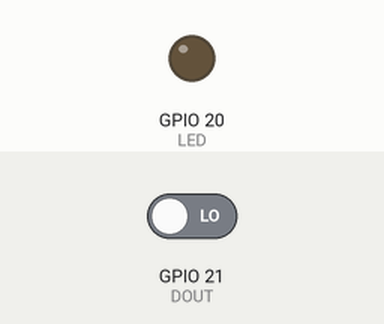
Bench run of a program on a simulated Raspberry Pi (BCM pin numbers). On the bench: output pins drawn as LEDs (lit = HIGH). The inputs (shaded band) are chosen by the test bench; at power-on: GPIO 21 (DOUT) LOW.

Above: at 1.2 s.
1.3 s: GPIO 21 (DOUT) driven HIGH
At 2.6 s:
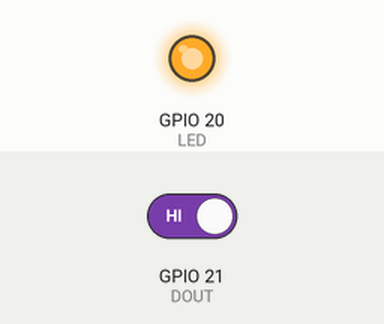
2.9 s: GPIO 21 (DOUT) driven LOW
At 4.0 s:
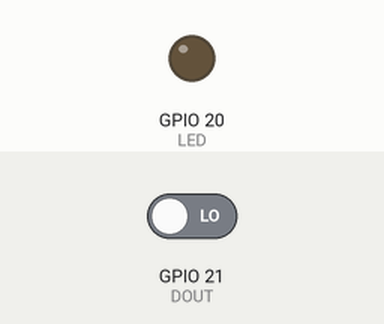
Timing chart, 0 to 5.9 s (numbered marks = the images above; inputs shaded):
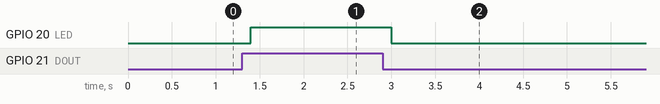

Measured:
- after the input at 1.3 s, GPIO 20 (LED): LOW → HIGH after 0.10 s
- after the input at 2.9 s, GPIO 20 (LED): HIGH → LOW after 0.10 s

The program:

5.Capacitive_Touch_sensor.py
```python
'''
* 라즈베리파이 센서 키트 Capacitive Touch sensor 동작 예제
*
* 본 예제는 터치센서에 접촉이 감지되면 LED를 켜 주고, 감지되지 않으면 LED를 꺼 줍니다.
*
* 사용 소자 : LED 1ea, 저항 1ea (220옴), 디지털 접촉식 터치센서 (정전식)
* LED     : GPIO 38번 | BCM : 20
* 디지털 접촉식 터치센서 (정전식)
* VCC 핀  : 3.3V | GND 핀 : GND
* DOUT    : GPIO 40번 | BCM : 21
*
* ※ 모듈 연결 시 극성에 주의해 주도록 합니다. b
* 모듈 연결 시 전용 커넥터 케이블 연결 후 M/F 케이블을 이용해 라즈베리파이에 꽂아 주면 편리합니다.
* 라즈베리파이의 GND 핀은 여러개가 있으니 브레드보드를 통해 GND핀을 연결하지 않고 직접(ex 39번 핀) 꽂아 주어도 됩니다.
* 터치센서 보드에도 감지 LED가 있으며, 만약 터치 동작이 잘 안 되는 경우 터치 모듈의 연결 커넥터를 뽑았다가 다시 꽂아주시면 정상 동작됩니다. (기준 감지값 초기화)
*
* 키트 정보 : https://www.eleparts.co.kr/EPXDTWR8
'''

import RPi.GPIO as GPIO
import time

LED   = 20      # LED BCM 핀 번호 정의
DOUT  = 21      # 터치 센서 BCM 핀 번호 정의

# GPIO.setwarnings (False)  # GPIO 사용중 경고 비활성화 명령, GPIO.cleanup() 사용 시 불필요

GPIO.setmode(GPIO.BCM)      # BCM 핀 번호 사용

GPIO.setup(LED, GPIO.OUT)   # LED 제어 핀을 출력으로 설정
GPIO.setup(DOUT, GPIO.IN)   # Sound 센서 데이터 수신 핀을 입력으로 설정

GPIO.output(LED, False)     # LED 초기값 Off

try:

    while 1:

        if (GPIO.input(DOUT)) :       # 터치 센서로부터 신호가 수신되면 (기본 LOW, 터치 인식시 HIGH)

            GPIO.output(LED, True)    # LED On

        else:
            GPIO.output(LED, False)   # LED Off

        time.sleep(0.2)               # 0.2초 지연

finally:
        GPIO.cleanup()      # GPIO 상태 초기화, 없을 경우 예제 재 실행 시 사용중인 GPIO 경고 발생
```
